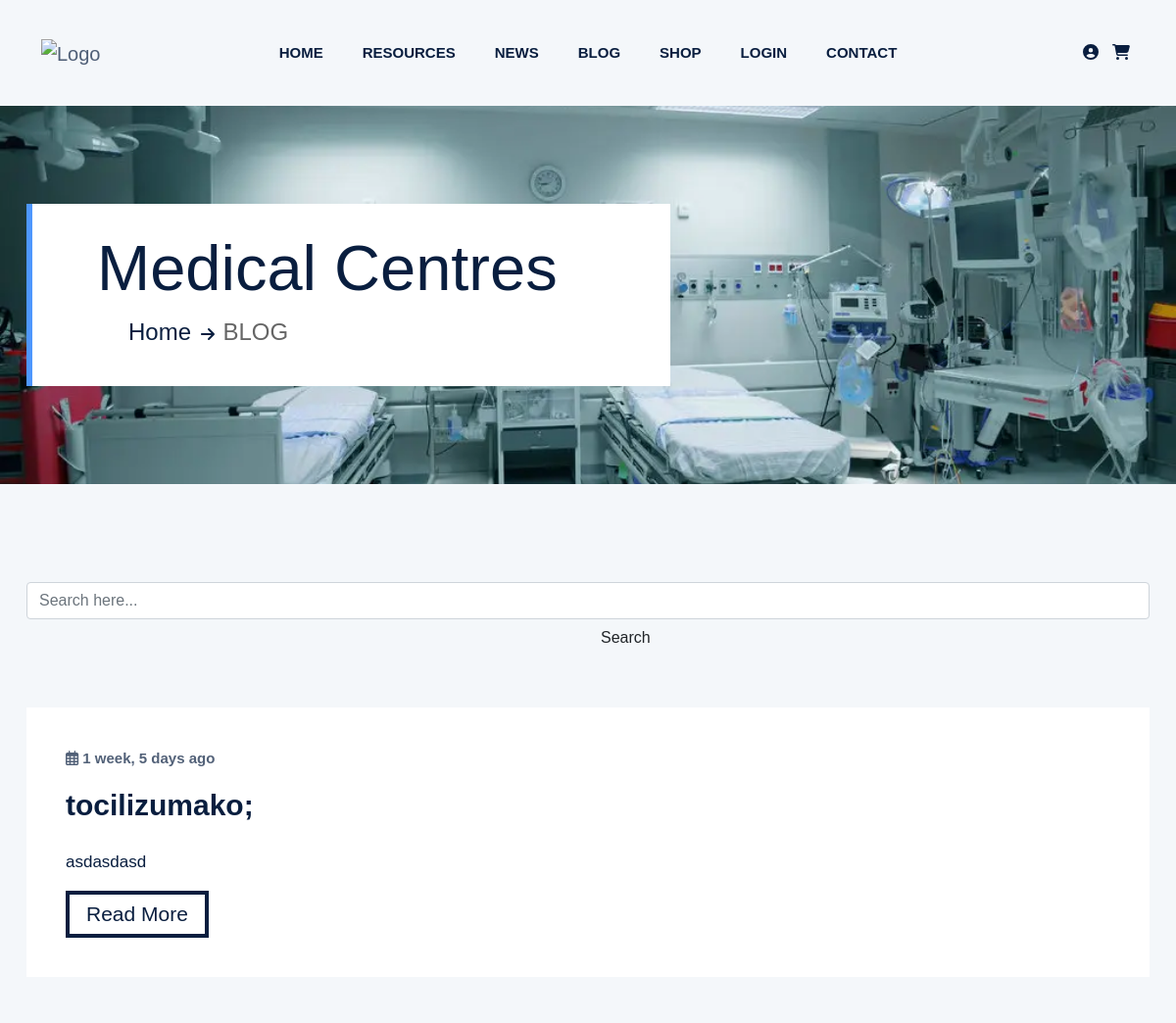
The page /centre/ (upper part) on the database as committed earlier.
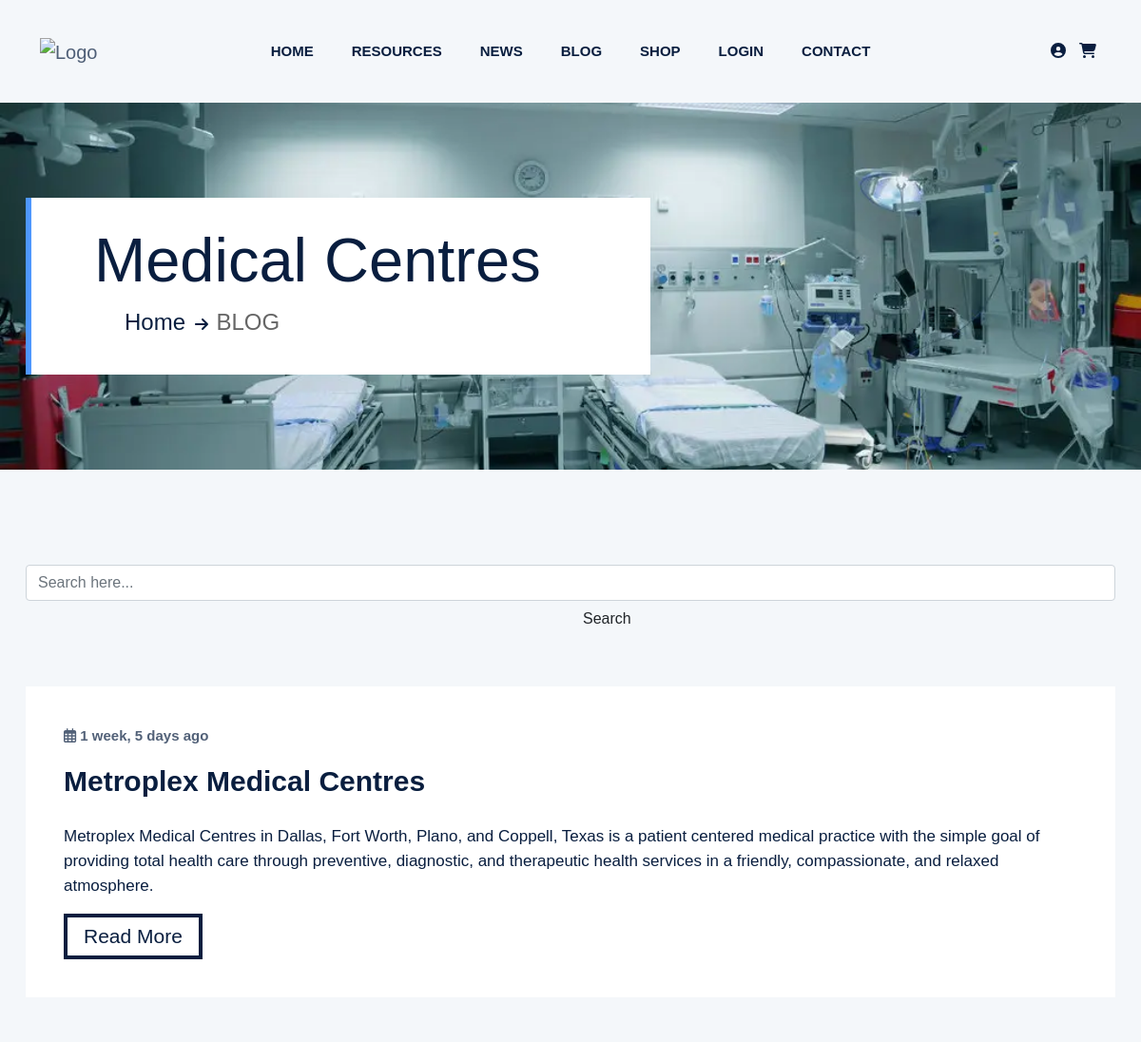
The same page on the database as committed later.
### resources/models.py (models this page shows, shortened)
class Hospital (models.Model):
    user = models.ForeignKey(User, on_delete=models.CASCADE, null=True )
    name = models.CharField(max_length=200)
    address = models.TextField()
    desc = models.TextField()
    img = models.ImageField(upload_to='centre_imgs', null=True, blank=True)
    phone = models.DecimalField(max_digits=12, decimal_places=0)
    created_date = models.DateTimeField(auto_now_add=True)
    updated_date = models.DateTimeField(auto_now=True)
    totalPatients = models.DecimalField(max_digits=5, decimal_places=0)
    totalBeds = models.DecimalField(max_digits=5, decimal_places=0)
    availableBeds = models.DecimalField(max_digits=5, decimal_places=0)
    totalVentillators = models.DecimalField(max_digits=5, decimal_places=0)
    availableVentillators = models.DecimalField(max_digits=5, decimal_places=0)
    totalInfusionPump = models.DecimalField(max_digits=5, decimal_places=0)
    availableInfusionPump = models.DecimalField(max_digits=5, decimal_places=0)
    totalO2Delivery = models.DecimalField(max_digits=5, decimal_places=0)
    availableO2Delivery = models.DecimalField(max_digits=5, decimal_places=0)
    O2cylinder = models.DecimalField(max_digits=5, decimal_places=0)
    slug = AutoSlugField(populate_from= 'name',   unique=True, null=True, default=None)

### resources/views.py (the view)
# urls.py: path('centre/', views.hospital, name = 'centres'),
def hospital(request):
    latest_centres = Hospital.objects.order_by('-created_date')[:3]
    centre = Hospital.objects.order_by('-created_date')
    paginator = Paginator(centre, 5)
    page_number = request.GET.get('page')
    finaldata = paginator.get_page(page_number)
    totalpages = finaldata.paginator.num_pages
    context = {
        'centre':finaldata,
        'lastpage' : totalpages,
        'totalpagelist' : [n+1 for n in range(totalpages)],
        'latest': latest_centres,
        }
    return render(request, 'resources/resources.html', context)

### resources/templates/resources/resources.html (shortened to what this page needs)
{% extends 'base.html' %}
{% load static %}
    {% block body %}
        {% block wrapper %}
            <div class="overflow-hidden grey-body-bg">
        {% endblock %}
        {% block header %}
        {% include 'includes/header.html' %}
        {% endblock %}
         <div class="breadcrumb-area pt-125 pb-125" style="background-image:url(/static/images/hospital.webp)">
            <div class="container">
                <div class="row">
                    <div class="col-xl-12">
                        <div class="breadcrumb-wrapper">
                            <div class="breadcrumb-text">
                                <h2>Medical Centres</h2>
                            </div>
                            <ul class="breadcrumb-menu">
                                <li><a href="{% url 'home' %}">home</a><i class="fas fa-arrow-right"></i></li>
                                <li><span>BLOG</span></li>
                            </ul>
                        </div>
                    </div>
                </div>
            </div>
        </div>
        <section class="pad-100 mx-2">
            <div class="container">
                <div class="row">
                    <div class="col-lg-12">
                        <div class="primary-content-area text-center">
                            <section class="widget widget-search">
                                <form class="position-relative" action="{% url 'search' %}">
                                    <input class="form-control" type="text" name="q" placeholder="Search here..." aria-label="Search" >
                                    <button class="btn ms-search-btn position-absolute" type="submit">Search</button>
                                </form>
                            </section>
                            <div class="ms-spacer-30"></div>
                            <div class="ms-spacer-30"></div>
                            <div class="ms-spacer-30"></div>
                            {% for item in centre %}
                            <article>
                                <div class="ms-content-area bg-white">
                                    <span class="ms-title-15 me-4"><i class="far fa-calendar-alt"></i><a href="#."> {{ item.created_date | timesince }} ago</a></span>
                                    <h4 class="fw-bold mt-3 mb-4 ms-news-title"><a href="centre-details/{{ item.slug }}">{{ item.name }}</a></h4>
                                    <p>{{ item.desc | striptags | truncatewords:50 }}</p>
                                    <a href="centre-details/{{ item.slug }}"><button>Read More<span></span></button></a>
                                </div>
                            </article>
                            {% endfor %}
                        </div>
                    </div>
                </div>
            </div>
        </section>
    {% endblock %}

Rows that differ between the two databases and show on the page:
changed Hospital: name "tocilizumako;" → "Metroplex Medical Centres"; desc "asdasdasd" → "Metroplex Medical Centres in Dallas, Fort Worth, Plano, and Coppell, Texas is a patient centered medical practice with the simple goal of providing total health care through preventive, diagnostic, and therapeutic health services in a friendly, compassionate, and relaxed atmosphere."
